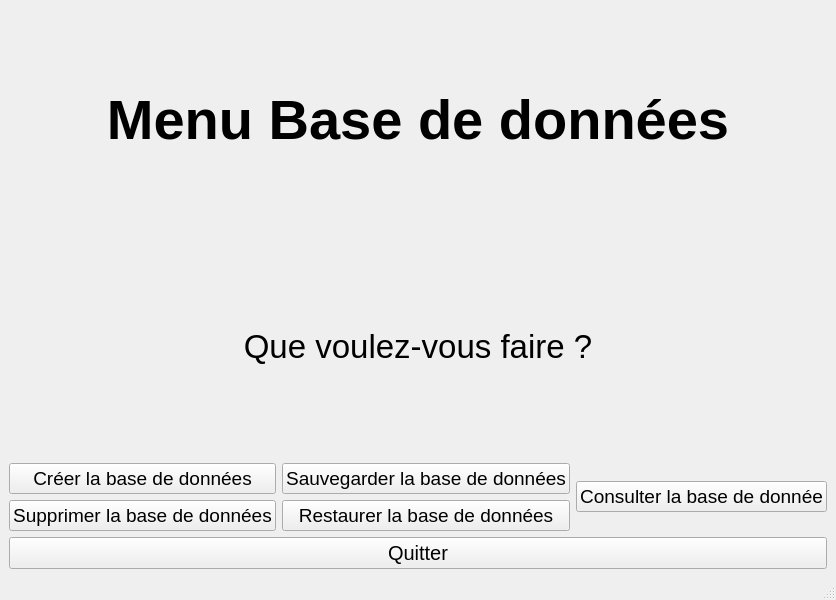
<?xml version="1.0" encoding="UTF-8"?>
<ui version="4.0">
 <class>FenetreBDD</class>
 <widget class="QMainWindow" name="FenetreBDD">
  <property name="geometry">
   <rect>
    <x>0</x>
    <y>0</y>
    <width>827</width>
    <height>600</height>
   </rect>
  </property>
  <property name="windowTitle">
   <string>PharmacieManager - Base de données</string>
  </property>
  <widget class="QWidget" name="centralwidget">
   <layout class="QVBoxLayout" name="verticalLayout_3">
    <item>
     <widget class="QLabel" name="MenuBDD">
      <property name="font">
       <font>
        <pointsize>42</pointsize>
        <bold>true</bold>
       </font>
      </property>
      <property name="text">
       <string>Menu Base de données</string>
      </property>
      <property name="textFormat">
       <enum>Qt::TextFormat::AutoText</enum>
      </property>
      <property name="alignment">
       <set>Qt::AlignmentFlag::AlignCenter</set>
      </property>
      <property name="wordWrap">
       <bool>true</bool>
      </property>
      <property name="textInteractionFlags">
       <set>Qt::TextInteractionFlag::NoTextInteraction</set>
      </property>
     </widget>
    </item>
    <item>
     <widget class="QLabel" name="QueFaire">
      <property name="font">
       <font>
        <pointsize>25</pointsize>
       </font>
      </property>
      <property name="text">
       <string>Que voulez-vous faire ?</string>
      </property>
      <property name="alignment">
       <set>Qt::AlignmentFlag::AlignCenter</set>
      </property>
     </widget>
    </item>
    <item>
     <layout class="QHBoxLayout" name="horizontalLayout_2">
      <item>
       <layout class="QHBoxLayout" name="horizontalLayout">
        <item>
         <layout class="QVBoxLayout" name="verticalLayout">
          <item>
           <widget class="QPushButton" name="CreerBDD">
            <property name="font">
             <font>
              <pointsize>14</pointsize>
             </font>
            </property>
            <property name="text">
             <string>Créer la base de données</string>
            </property>
           </widget>
          </item>
          <item>
           <widget class="QPushButton" name="SupprimerBDD">
            <property name="font">
             <font>
              <pointsize>14</pointsize>
             </font>
            </property>
            <property name="text">
             <string>Supprimer la base de données</string>
            </property>
           </widget>
          </item>
         </layout>
        </item>
        <item>
         <layout class="QVBoxLayout" name="verticalLayout_2">
          <item>
           <widget class="QPushButton" name="SauvegarderBDD">
            <property name="font">
             <font>
              <pointsize>14</pointsize>
             </font>
            </property>
            <property name="text">
             <string>Sauvegarder la base de données</string>
            </property>
           </widget>
          </item>
          <item>
           <widget class="QPushButton" name="RestaurerBDD">
            <property name="font">
             <font>
              <pointsize>14</pointsize>
             </font>
            </property>
            <property name="text">
             <string>Restaurer la base de données</string>
            </property>
           </widget>
          </item>
         </layout>
        </item>
       </layout>
      </item>
      <item>
       <widget class="QPushButton" name="ConsulterBDD">
        <property name="font">
         <font>
          <pointsize>14</pointsize>
         </font>
        </property>
        <property name="text">
         <string>Consulter la base de donnée</string>
        </property>
       </widget>
      </item>
     </layout>
    </item>
    <item>
     <widget class="QPushButton" name="Quitter">
      <property name="font">
       <font>
        <pointsize>15</pointsize>
       </font>
      </property>
      <property name="text">
       <string>Quitter</string>
      </property>
     </widget>
    </item>
   </layout>
  </widget>
  <widget class="QStatusBar" name="statusbar"/>
 </widget>
 <resources/>
 <connections/>
</ui>
